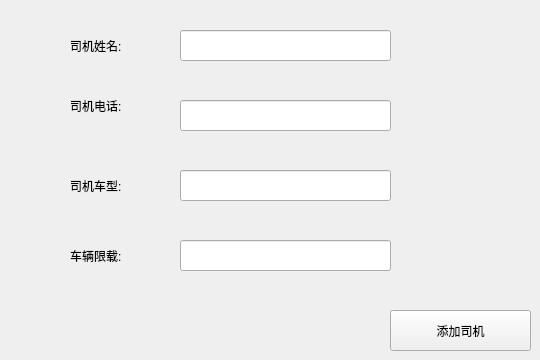
      <widget class="QWidget" name="tab_13">
       <attribute name="title">
        <string>新增司机</string>
       </attribute>
       <widget class="QLineEdit" name="lineEdit_14">
        <property name="geometry">
         <rect>
          <x>180</x>
          <y>30</y>
          <width>211</width>
          <height>31</height>
         </rect>
        </property>
       </widget>
       <widget class="QPushButton" name="initiatebutton_3">
        <property name="geometry">
         <rect>
          <x>390</x>
          <y>310</y>
          <width>141</width>
          <height>41</height>
         </rect>
        </property>
        <property name="text">
         <string>添加司机</string>
        </property>
        <property name="icon">
         <iconset resource="../image/image.qrc">
          <normaloff>:/icon/icon/添加.png</normaloff>:/icon/icon/添加.png</iconset>
        </property>
        <property name="iconSize">
         <size>
          <width>20</width>
          <height>20</height>
         </size>
        </property>
       </widget>
       <widget class="QLabel" name="label_13">
        <property name="geometry">
         <rect>
          <x>70</x>
          <y>90</y>
          <width>121</width>
          <height>31</height>
         </rect>
        </property>
        <property name="text">
         <string>司机电话:</string>
        </property>
       </widget>
       <widget class="QLabel" name="label_14">
        <property name="geometry">
         <rect>
          <x>70</x>
          <y>30</y>
          <width>121</width>
          <height>31</height>
         </rect>
        </property>
        <property name="text">
         <string>司机姓名:</string>
        </property>
       </widget>
       <widget class="QLineEdit" name="lineEdit_12">
        <property name="geometry">
         <rect>
          <x>180</x>
          <y>170</y>
          <width>211</width>
          <height>31</height>
         </rect>
        </property>
       </widget>
       <widget class="QLabel" name="label_12">
        <property name="geometry">
         <rect>
          <x>70</x>
          <y>170</y>
          <width>121</width>
          <height>31</height>
         </rect>
        </property>
        <property name="text">
         <string>司机车型:</string>
        </property>
       </widget>
       <widget class="QLineEdit" name="lineEdit_13">
        <property name="geometry">
         <rect>
          <x>180</x>
          <y>100</y>
          <width>211</width>
          <height>31</height>
         </rect>
        </property>
       </widget>
       <widget class="QLineEdit" name="lineEdit_15">
        <property name="geometry">
         <rect>
          <x>180</x>
          <y>240</y>
          <width>211</width>
          <height>31</height>
         </rect>
        </property>
       </widget>
       <widget class="QLabel" name="label_15">
        <property name="geometry">
         <rect>
          <x>70</x>
          <y>240</y>
          <width>121</width>
          <height>31</height>
         </rect>
        </property>
        <property name="text">
         <string>车辆限载:</string>
        </property>
       </widget>
      </widget>
